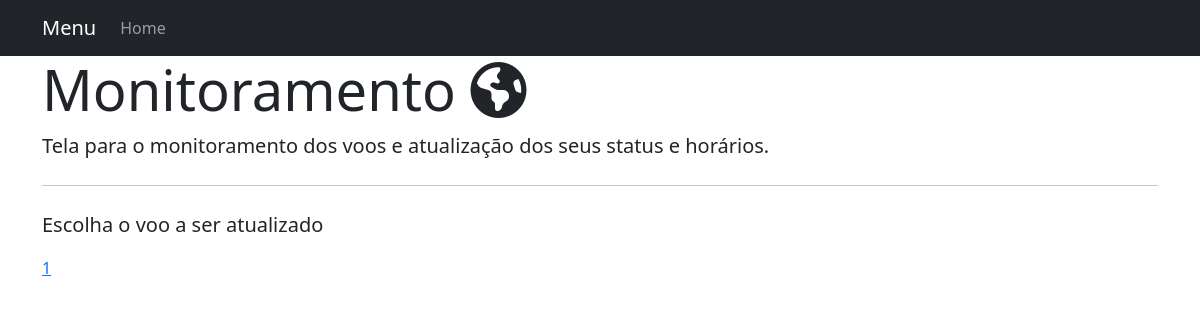
Page /monitoramento/ on the earlier database version.
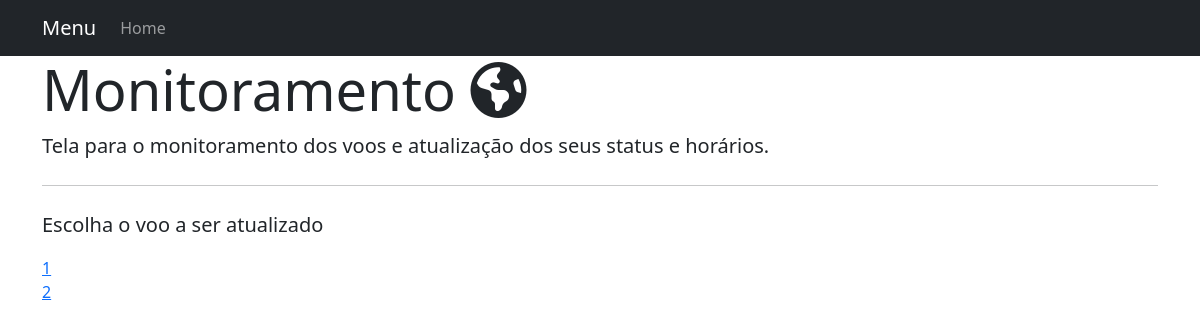
Same page on the later database version.
### rota/models.py (models this page shows)
class Voo(models.Model):
    STATUS_POSSIVEIS = (
        ('em', 'embarcando'),
        ('ca', 'cancelado'),
        ('pr', 'programado'),
        ('ta', 'taxiando'),
        ('pt', 'pronto'),
        ('ao', 'autorizado'),
        ('vo', 'em_voo'),
        ('at', 'aterrisao')
    )
    rota = models.ForeignKey(Rota, on_delete=models.CASCADE, null=True)
    id = models.IntegerField(primary_key=True)
    status = models.CharField(max_length=2, null=False, choices=STATUS_POSSIVEIS)
    piloto = models.CharField(max_length=20, null=False)
    hora_partida = models.TimeField(auto_now=False, null=True)
    hora_chegada = models.TimeField(auto_now=False, null=True)
    data = models.DateTimeField(null=True)
    class Meta:
        db_table = 'voos'

### rota/views.py (the view)
# urls.py: path('monitoramento/', views.monitoramento, name='monitoramento'),
def monitoramento(request):
    voos = Voo.objects.all()
    context = {
        'voos': voos,
    }
    return render(request,"monitoramento.html", context)

### templates/monitoramento.html (shortened to what this page needs)
{% load static %}
<!DOCTYPE html>
<html lang="en">
<head>
    <link rel="stylesheet" href="{% static 'css/bootstrap.min.css' %}">
    <link rel="stylesheet" href="{% static 'fa/css/all.min.css' %}">
</head>
<body>
    <nav class="navbar navbar-expand-lg navbar-dark bg-dark">
        <div class="container">
            <a class="navbar-brand" href="#">Menu</a>
            <div class="collapse navbar-collapse" id="navbarSupportedContent">
                <ul class="navbar-nav mr-auto">
                    <li class="nav-item active">
                        <a class="nav-link" href={% url 'home'%}>Home</a>
                    </li>
                </ul>
            </div>
        </div>
    </nav>
    <div class="container">
        <div class="jumbotron">
            <h1 class="display-4">Monitoramento <i class="fas fa-globe-americas"></i></h1>
            <p class="lead">Tela para o monitoramento dos voos e atualização dos
                seus status e horários.
            </p>
            <hr class="my-4">
            <p class="lead">Escolha o voo a ser atualizado</p>
            {% for voo in voos %}
                <a href="{% url 'status-manager' voo.id %}">{{ voo.id }}</a>
                <br/>
            {% endfor %}
        </div>
    </div>
</body>
</html>

Differences in the rows shown:
added Voo: id "2"
